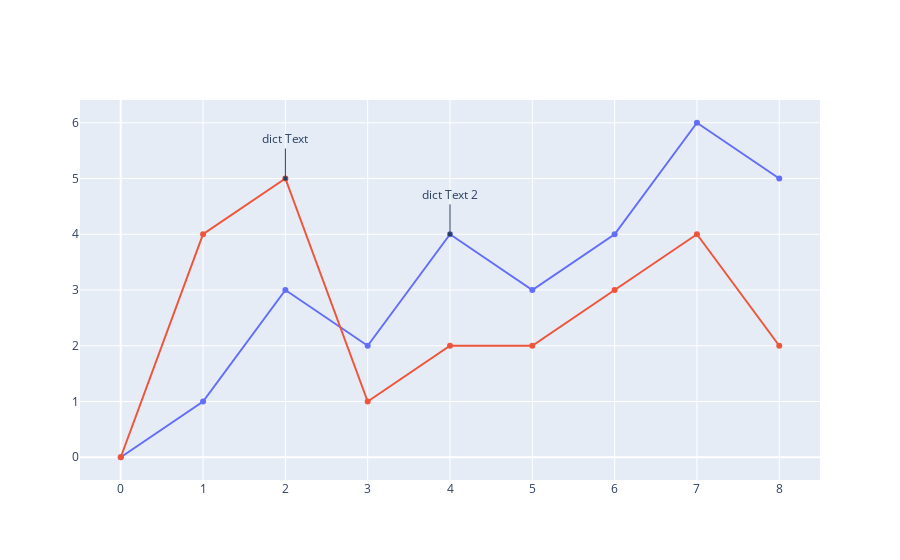

Notebook code for this chart:
### Code cell
fig = go.Figure()

fig.add_trace(go.Scatter(
    x=[0, 1, 2, 3, 4, 5, 6, 7, 8],
    y=[0, 1, 3, 2, 4, 3, 4, 6, 5]
))


fig.add_trace(go.Scatter(
    x=[0, 1, 2, 3, 4, 5, 6, 7, 8],
    y=[0, 4, 5, 1, 2, 2, 3, 4, 2]
))

fig.add_annotation(
            x=2,
            y=5,
            text="dict Text")
fig.add_annotation(
            x=4,
            y=4,
            text="dict Text 2")
fig.update_annotations(dict(
            xref="x",
            yref="y",
            showarrow=True,
            arrowhead=7,
            ax=0,
            ay=-40
))

fig.update_layout(showlegend=False)

fig.show()

### Figure 1 — Plotly figure (JSON) as saved in the notebook; plotly's stock layout.template omitted (floating-point values rounded to 4 significant figures)
{"data": [{"type": "scatter", "x": [0, 1, 2, 3, 4, 5, 6, 7, 8], "y": [0, 1, 3, 2, 4, 3, 4, 6, 5]}, {"type": "scatter", "x": [0, 1, 2, 3, 4, 5, 6, 7, 8], "y": [0, 4, 5, 1, 2, 2, 3, 4, 2]}], "layout": {"annotations": [{"arrowhead": 7, "ax": 0, "ay": -40, "showarrow": true, "text": "dict Text", "x": 2, "xref": "x", "y": 5, "yref": "y"}, {"arrowhead": 7, "ax": 0, "ay": -40, "showarrow": true, "text": "dict Text 2", "x": 4, "xref": "x", "y": 4, "yref": "y"}], "showlegend": false}}
